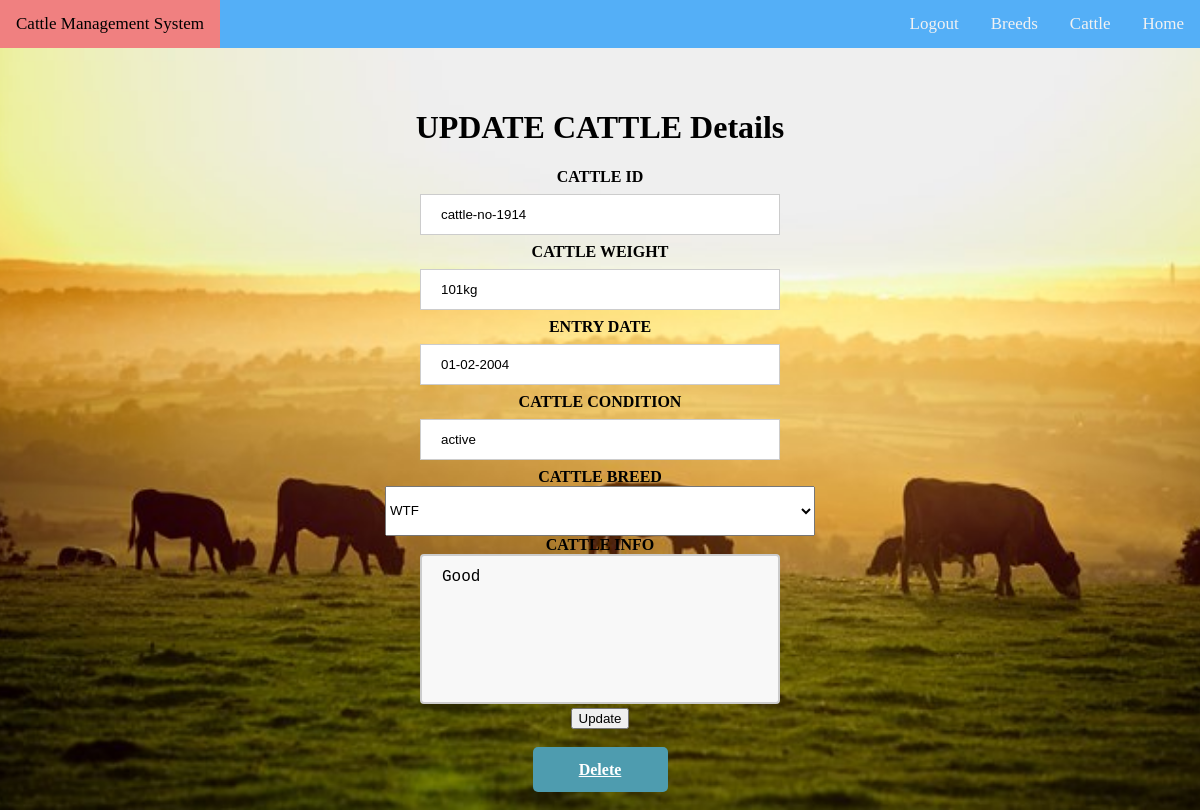
/edit_cattle.php?id=9 (signed in), run on the app's committed database.
### tables this page shows
CREATE TABLE `cattle` (
  `id` int(11) NOT NULL,
  `cattleno` varchar(255) NOT NULL,
  `breed_id` int(11) NOT NULL,
  `weight` varchar(10) NOT NULL,
  `img` varchar(255) NOT NULL,
  `gender` varchar(10) NOT NULL,
  `arrived` varchar(10) NOT NULL,
  `remark` text NOT NULL,
  `health_status` varchar(50) NOT NULL
);

CREATE TABLE `breed` (
  `id` int(11) NOT NULL,
  `name` varchar(255) NOT NULL
);

### edit_cattle.php (the view, shortened to what this page needs)
<?php include 'setup.php'; ?>
<?php include 'topbar.php'; ?>
<?php
 if(!$_GET['id'] OR empty($_GET['id']) OR $_GET['id'] == '')
 {
 	header('location: cattle.php');
 }else{
 	$pigno = $weight = $gender = $remark = $arr = $bname = $b_id = $health = $img = "";
 	$id = (int)$_GET['id'];
 	$query = $db->query("SELECT * FROM cattle WHERE id = '$id' ");
 	$fetchObj = $query->fetchAll(PDO::FETCH_OBJ);
 	foreach($fetchObj as $obj){
       $cattleno = $obj->cattleno;
       $weight = $obj->weight;
	   $remark = $obj->remark;
	   $arr = $obj->arrived;
	   $b_id = $obj->breed_id;
	   $health = $obj->health_status;
	     $k = $db->query("SELECT * FROM breed WHERE id = '$b_id' ");
       	 $ks = $k->fetchAll(PDO::FETCH_OBJ);
       	 foreach ($ks as $r) {
       	 	$bname = $r->name;
       	 }
 	}
 }
?>
<!DOCTYPE html>
<html lang="en">
<head>
</head>
<body>
<div class="w3-container" style="padding-top:22px">
 <div class="w3-row">
 	<div class="col-md-6">
 		<center><h1>UPDATE CATTLE Details</h1></center>
	 	<center><form method="post">
	 		<div class="form-group">
				 <label><B>CATTLE ID</B></label><BR>
	 			<input type="text" name="cattleno" class="form-control" value="<?php echo $cattleno; ?>">
	 		</div>
	 		<div class="form-group">
			 <label><B>CATTLE WEIGHT</B></label><BR>
	 			<input type="text" name="weight" class="form-control" value="<?php echo $weight; ?>">
	 		</div>
	 		<div class="form-group date" data-provide="datepicker">
			 <label><B>ENTRY DATE</B></label><BR>
	 			<input type="text" name="arrived" class="form-control" value="<?php echo $arr; ?>">
	 		</div>
	 		<div class="form-group">
			 <label><B>CATTLE CONDITION</B></label><BR>
	 			<input type="text" name="status" class="form-control" value="<?php echo $health; ?>">
	 		</div>
	 		<div class="form-group">
			 <label><B>CATTLE BREED</B></label><BR>
	 			<select name="breed" class="custom-select">
	 				<option value="<?php echo $b_id; ?>" selected><?php echo $bname; ?></option>
	 			</select>
	 		</div>
	 		<div class="form-group">
			 <label><B>CATTLE INFO</B></label><BR>
	 			<textarea class="form-control" name="remark"><?php echo $remark; ?></textarea>
	 		</div>
	 		<button name="submit" type="submit" name="submit" class="btn">Update</button>
	 	</form></center>
 </div><br>
</div>
</div>
 <center><div>
 	<a class="button" onclick="return confirm('Want to delete the cattle????')" href="delete.php?id=<?php echo $id ?>"> Delete</a>
 </div></center><br>
</body>
</html>

### topbar.php (style rules this page uses)
body { margin: 0; font-family: Times New Roman, sans-serif; }

### edit_cattle.php (style rules this page uses)
body { background-image: url("back.jpeg"); height: 100%; background-position: center; background-repeat: no-repeat; background-size: cover; }
input[type=text] { width: 30%; padding: 12px 20px; margin: 8px 0; display: inline-block; border: 1px solid #ccc; box-sizing: border-box; }
.custom-select { position: relative; font-family: Arial; width: 430px; height: 50px; }
.button { display: block; width: 115px; height: 25px; background: #4E9CAF; padding: 10px; text-align: center; border-radius: 5px; color: white; font-weight: bold; line-height: 25px; }
textarea { width: 30%; height: 150px; padding: 12px 20px; box-sizing: border-box; border: 2px solid #ccc; border-radius: 4px; background-color: #f8f8f8; font-size: 16px; resize: none; }

### data on the page
cattle: cattleno "cattle-no-1914", weight "101kg", arrived "01-02-2004", status "active", remark "Good"
breed: breed "WTF"
